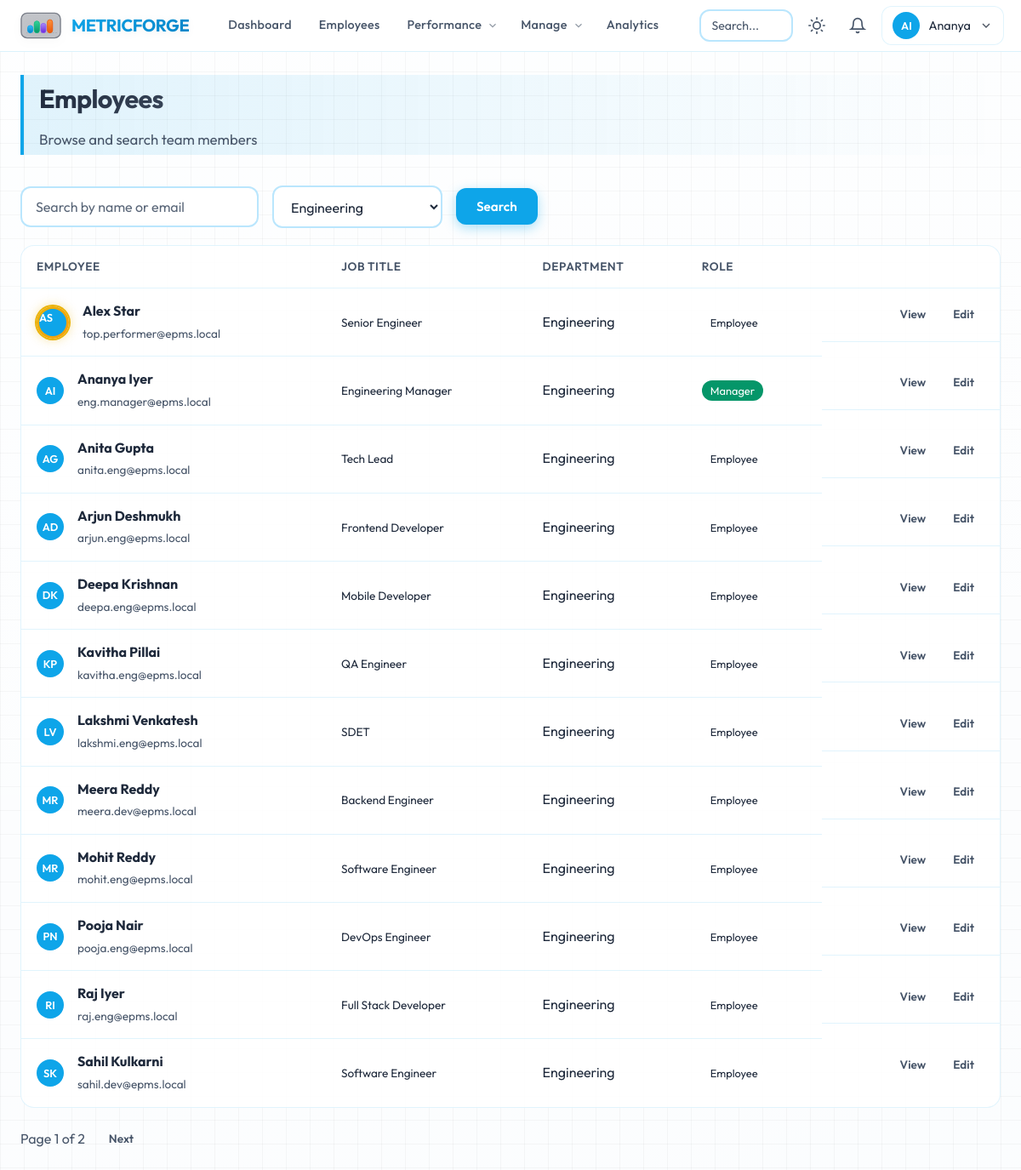
The app's page /employees/ (signed in) with its own data.
### app/models/user.py (models this page shows, shortened)
class User(UserMixin, db.Model):
    __tablename__ = "users"
    id = db.Column(db.Integer, primary_key=True)
    email = db.Column(db.String(120), unique=True, nullable=False, index=True)
    username = db.Column(db.String(80), unique=True, nullable=False, index=True)
    password_hash = db.Column(db.String(256), nullable=False)
    first_name = db.Column(db.String(80), nullable=False)
    last_name = db.Column(db.String(80), nullable=False)
    avatar_url = db.Column(db.String(256), nullable=True)
    role = db.Column(db.String(20), nullable=False, default=Role.EMPLOYEE)
    department_id = db.Column(db.Integer, db.ForeignKey("departments.id"), nullable=True)
    manager_id = db.Column(db.Integer, db.ForeignKey("users.id"), nullable=True)
    job_title = db.Column(db.String(120), nullable=True)
    phone = db.Column(db.String(24), nullable=True)
    is_active = db.Column(db.Boolean, default=True, nullable=False)
    created_at = db.Column(db.DateTime, default=datetime.utcnow)
    updated_at = db.Column(db.DateTime, default=datetime.utcnow, onupdate=datetime.utcnow)
    last_login = db.Column(db.DateTime, nullable=True)
    department = db.relationship("Department", foreign_keys=[department_id], backref=db.backref("members", lazy="dynamic"))
    manager = db.relationship("User", remote_side=[id], backref=db.backref("direct_reports", lazy="dynamic"))
    @property
    def full_name(self):
        return f"{self.first_name} {self.last_name}"
    def is_admin(self):
        return self.role == Role.ADMIN
    def is_manager(self):
        return self.role in (Role.ADMIN, Role.MANAGER)
    def can_manage_user(self, other):
        if other is None:
            return False
        if self.is_admin():
            return True
        if self.role == Role.MANAGER:
            if other.manager_id == self.id:
                return True
            if self.department_id is not None and other.department_id == self.department_id:
                return True
        return False

### app/models/department.py (models this page shows, shortened)
class Department(db.Model):
    __tablename__ = "departments"
    id = db.Column(db.Integer, primary_key=True)
    name = db.Column(db.String(120), nullable=False, unique=True)
    code = db.Column(db.String(20), nullable=True, unique=True)
    description = db.Column(db.Text, nullable=True)
    image_url = db.Column(db.String(255), nullable=True)
    head_id = db.Column(db.Integer, db.ForeignKey("users.id"), nullable=True)
    created_at = db.Column(db.DateTime, default=db.func.now())
    updated_at = db.Column(db.DateTime, default=db.func.now(), onupdate=db.func.now())
    head = db.relationship("User", foreign_keys=[head_id], backref=db.backref("headed_departments", lazy="dynamic"))

### app/routes/employees.py (the view, shortened to what this page needs)
@employees_bp.route("/")
@login_required
def index():
    q = request.args.get("q", "").strip()
    dept_id = request.args.get("department", type=int)
    page = request.args.get("page", 1, type=int)
    include_inactive = current_user.is_admin() and request.args.get("inactive") == "1"
    query = User.query
    if not include_inactive:
        query = query.filter_by(is_active=True)
    if not current_user.is_admin():
        query = query.filter(User.role != Role.ADMIN)
    if not current_user.is_admin() and current_user.department_id is not None:
        query = query.filter(User.department_id == current_user.department_id)
        dept_id = current_user.department_id  # ignore URL dept filter for non-admin
    if dept_id:
        query = query.filter(User.department_id == dept_id)
    query = query.order_by(User.first_name, User.last_name)
    pagination = query.paginate(page=page, per_page=12)
    if current_user.is_admin():
        departments = Department.query.order_by(Department.name).all()
    else:
        departments = [current_user.department] if current_user.department else []
    return render_template(
        "employees/index.html",
        pagination=pagination,
        departments=departments,
        q=q,
        dept_id=dept_id,
        include_inactive=include_inactive,
    )

### app/utils/performance.py (called while the page is built)
def _clamp(value: Optional[float], minimum: float = 0.0, maximum: float = 100.0) -> Optional[float]:
    if value is None:
        return None
    return max(minimum, min(maximum, float(value)))

def compute_user_latest_score(
    user_id: int,
    months: int = 3,
    start_date: Optional[datetime] = None,
    end_date: Optional[datetime] = None,
) -> Optional[float]:
    from datetime import timedelta
    if end_date is None:
        end_date = datetime.utcnow()
    if start_date is None:
        start_date = end_date - timedelta(days=months * 31)
    series = compute_user_performance_series(
        user_id=user_id,
        start_date=start_date,
        end_date=end_date,
        max_points=months,
    )
    if not series:
        return None
    scores = [s for _, s in series]
    return round(sum(scores) / len(scores), 1)

### app/utils/rankings.py (called while the page is built)
def get_employees_with_scores(
    department_id: Optional[int] = None,
    months: int = RANKING_MONTHS,
) -> List[Tuple[User, float]]:
    query = User.query.filter(
        User.role == Role.EMPLOYEE,
        User.is_active.is_(True),
        User.department_id.isnot(None),
    )
    if department_id is not None:
        query = query.filter(User.department_id == department_id)
    users = query.all()
    result = []
    for u in users:
        score = compute_user_latest_score(u.id, months=months)
        result.append((u, score if score is not None else 0.0))
    result.sort(key=lambda x: x[1], reverse=True)
    return result

def get_overall_top_performers(
    top_n: int = 3,
    months: int = RANKING_MONTHS,
) -> List[Tuple[User, float]]:
    return get_employees_with_scores(department_id=None, months=months)[:top_n]

### app/templates/employees/index.html (shortened to what this page needs)
{% extends "base.html" %}
{% block content %}
<div class="page-header reveal">
    <div class="flex justify-between align-center flex-wrap gap-2">
        <div>
            <h1 class="page-title">Employees</h1>
            <p class="page-subtitle">Browse and search team members</p>
        </div>
    </div>
</div>
<div class="toolbar reveal">
    <form method="get" action="{{ url_for('employees.index') }}" class="search-form flex gap-2 align-center flex-wrap">
        <input type="search" name="q" value="{{ q }}" class="form-control" style="max-width:280px;" placeholder="Search by name or email">
        <select name="department" class="form-control" style="max-width:200px;">
            {% for d in departments %}
            <option value="{{ d.id }}" {% if dept_id == d.id %}selected{% endif %}>{{ d.name }}</option>
            {% endfor %}
        </select>
        <button type="submit" class="btn btn-primary">Search</button>
    </form>
</div>
<div class="table-wrap reveal">
    <table class="table table-interactive">
        <thead>
            <tr>
                <th>Employee</th>
                <th>Job title</th>
                <th>Department</th>
                <th>Role</th>
                <th></th>
            </tr>
        </thead>
        <tbody>
            {% for u in pagination.items %}
            <tr class="table-row-clickable" {% if current_user.can_manage_user(u) or current_user.id == u.id %}data-href="{{ url_for('employees.view', user_id=u.id) }}"{% endif %}>
                <td>
                    <div class="flex align-center gap-2">
                        {% if u.id in overall_top_3_ids %}
                        <span class="avatar-overall-top-wrap rank-{{ overall_top_3_ids.index(u.id) + 1 }}">
                        {% endif %}
                        {% if u.avatar_url %}
                        <img src="{{ url_for('static', filename=u.avatar_url) }}" alt="" class="avatar-sm">
                        {% else %}
                        <span class="avatar-placeholder">{{ (u.first_name[0] + u.last_name[0])|upper }}</span>
                        {% endif %}
                        {% if u.id in overall_top_3_ids %}
                        </span>
                        {% endif %}
                        <div>
                            <strong>{{ u.full_name }}</strong>
                            <br><span class="text-muted text-detail">{{ u.email }}</span>
                        </div>
                    </div>
                </td>
                <td><span class="text-detail">{{ u.job_title or '—' }}</span></td>
                <td>{{ u.department.name if u.department else '—' }}</td>
                <td>
                    <span class="badge badge-{{ u.role }}" data-tooltip="{% if u.role == 'admin' %}Full system access{% elif u.role == 'manager' %}Manages direct reports{% else %}Team member{% endif %}">{% if u.role == 'admin' %}Administrator{% elif u.role == 'manager' %}Manager{% else %}Employee{% endif %}</span>
                </td>
                <td class="employee-actions">
                    {% if current_user.can_manage_user(u) or current_user.id == u.id %}
                    <a href="{{ url_for('employees.view', user_id=u.id) }}" class="btn btn-ghost btn-sm">View</a>
                    {% endif %}
                    {% if current_user.can_manage_user(u) %}
                    <a href="{{ url_for('employees.edit', user_id=u.id) }}" class="btn btn-ghost btn-sm">Edit</a>
                    {% endif %}
                </td>
            </tr>
            {% endfor %}
        </tbody>
    </table>
</div>
{% if pagination.pages > 1 %}
<nav class="pagination reveal">
    <span class="text-muted">Page {{ pagination.page }} of {{ pagination.pages }}</span>
    {% if pagination.has_next %}<a href="{{ url_for('employees.index', page=pagination.next_num, q=q, department=dept_id) }}" class="btn btn-ghost btn-sm">Next</a>{% endif %}
</nav>
{% endif %}
{% endblock %}

### app/templates/base.html (shortened to what this page needs)
<!DOCTYPE html>
<html lang="en" data-theme="light">
<head>
    <link rel="stylesheet" href="{{ url_for('static', filename='css/main.css') }}">
</head>
<body class="page-wrap">
    {% if current_user.is_authenticated %}
    <header class="main-header">
        <div class="header-inner">
            <a href="{{ url_for('dashboard.home') }}" class="logo logo-bar-graph" id="main-logo" role="button" aria-label="MetricForge home">
                <span class="logo-text">MetricForge</span>
            </a>
            <nav class="main-nav" aria-label="Main">
                <a href="{{ url_for('dashboard.home') }}" class="nav-link" data-tooltip="Overview, goals &amp; activity">Dashboard</a>
                <a href="{{ url_for('employees.index') }}" class="nav-link" data-tooltip="Browse team members">Employees</a>
                <div class="nav-item-dropdown">
                    <a href="#" class="nav-link nav-dropdown-trigger" onclick="return false;">
                        Performance
                        <svg class="chevron-icon" viewBox="0 0 24 24" fill="none" stroke="currentColor" stroke-width="2"><polyline points="6 9 12 15 18 9"/></svg>
                    </a>
                </div>
                {% if current_user.is_manager() or current_user.is_admin() %}
                <div class="nav-item-dropdown">
                    <a href="#" class="nav-link nav-dropdown-trigger" onclick="return false;">
                        Manage
                        <svg class="chevron-icon" viewBox="0 0 24 24" fill="none" stroke="currentColor" stroke-width="2"><polyline points="6 9 12 15 18 9"/></svg>
                    </a>
                </div>
                {% endif %}
                <a href="{{ url_for('analytics.index') }}" class="nav-link" data-tooltip="Org analytics">Analytics</a>
            </nav>
            <div class="header-actions">
                <div class="search-wrap">
                    <input type="search" id="global-search" class="search-input" placeholder="Search..." autocomplete="off">
                </div>
                <button type="button" class="btn-icon theme-toggle" id="theme-toggle" aria-label="Toggle theme">
                    <svg class="icon-sun" viewBox="0 0 24 24" fill="none" stroke="currentColor" stroke-width="2" stroke-linecap="round"><circle cx="12" cy="12" r="5"/><path d="M12 1v2M12 21v2M4.22 4.22l1.42 1.42M18.36 18.36l1.42 1.42M1 12h2M21 12h2M4.22 19.78l1.42-1.42M18.36 5.64l1.42-1.42"/></svg>
                </button>
                <a href="{{ url_for('notifications.index') }}" class="btn-icon notif-link" aria-label="Notifications">
                    <svg viewBox="0 0 24 24" fill="none" stroke="currentColor" stroke-width="2" stroke-linecap="round"><path d="M18 8A6 6 0 0 0 6 8c0 7-3 9-3 9h18s-3-2-3-9"/><path d="M13.73 21a2 2 0 0 1-3.46 0"/></svg>
                </a>
                <div class="user-menu-wrap">
                    <button type="button" class="user-menu-btn" id="user-menu-btn" aria-expanded="false">
                        {% if current_user.avatar_url %}
                        <img src="{{ url_for('static', filename=current_user.avatar_url) }}" alt="" class="avatar-sm">
                        {% else %}
                        <span class="avatar-placeholder">{{ (current_user.first_name[0] + current_user.last_name[0])|upper }}</span>
                        {% endif %}
                        <span class="user-name">{{ current_user.first_name }}</span>
                        <svg class="chevron-icon" viewBox="0 0 24 24" fill="none" stroke="currentColor" stroke-width="2"><polyline points="6 9 12 15 18 9"/></svg>
                    </button>
                </div>
            </div>
        </div>
    </header>
    <main class="main-content">
        {% block content %}{% endblock %}
    </main>
    {% endif %}
</body>
</html>

### app/templates/employees/index.html (style rules this page uses)
.toolbar { margin-bottom: 20px; }
.badge { padding: 4px 10px; border-radius: 999px; font-size: 0.8rem; }
.badge-manager { background: var(--success); color: #fff; }
.badge-employee { background: var(--glass); color: var(--text); }
.employee-actions { display: flex; gap: 8px; flex-wrap: wrap; }
.text-detail { font-size: 0.85rem; }
.pagination { display: flex; align-items: center; gap: 16px; margin-top: 20px; }

### records on screen
User: first_name+last_name "AI", first_name "Ananya", (u.first_name[0]+u.last_name[0])|upper "AI", full_name "Ananya Iyer", email "eng.manager@epms.local", job_title "Engineering Manager", department "Engineering", role "Manager"
User: (u.first_name[0]+u.last_name[0])|upper "AS", full_name "Alex Star", email "top.performer@epms.local", job_title "Senior Engineer", department "Engineering", role "Employee"
User: (u.first_name[0]+u.last_name[0])|upper "AG", full_name "Anita Gupta", email "anita.eng@epms.local", job_title "Tech Lead", department "Engineering", role "Employee"
User: (u.first_name[0]+u.last_name[0])|upper "AD", full_name "Arjun Deshmukh", email "arjun.eng@epms.local", job_title "Frontend Developer", department "Engineering", role "Employee"
User: (u.first_name[0]+u.last_name[0])|upper "DK", full_name "Deepa Krishnan", email "deepa.eng@epms.local", job_title "Mobile Developer", department "Engineering", role "Employee"
User: (u.first_name[0]+u.last_name[0])|upper "KP", full_name "Kavitha Pillai", email "kavitha.eng@epms.local", job_title "QA Engineer", department "Engineering", role "Employee"
User: (u.first_name[0]+u.last_name[0])|upper "LV", full_name "Lakshmi Venkatesh", email "lakshmi.eng@epms.local", job_title "SDET", department "Engineering", role "Employee"
User: (u.first_name[0]+u.last_name[0])|upper "MR", full_name "Meera Reddy", email "meera.dev@epms.local", job_title "Backend Engineer", department "Engineering", role "Employee"
User: (u.first_name[0]+u.last_name[0])|upper "MR", full_name "Mohit Reddy", email "mohit.eng@epms.local", job_title "Software Engineer", department "Engineering", role "Employee"
User: (u.first_name[0]+u.last_name[0])|upper "PN", full_name "Pooja Nair", email "pooja.eng@epms.local", job_title "DevOps Engineer", department "Engineering", role "Employee"
User: (u.first_name[0]+u.last_name[0])|upper "RI", full_name "Raj Iyer", email "raj.eng@epms.local", job_title "Full Stack Developer", department "Engineering", role "Employee"
User: (u.first_name[0]+u.last_name[0])|upper "SK", full_name "Sahil Kulkarni", email "sahil.dev@epms.local", job_title "Software Engineer", department "Engineering", role "Employee"

### other values on screen
{{ pagination.page }} "1"
{{ pagination.pages }} "2"
form field department "Engineering"
